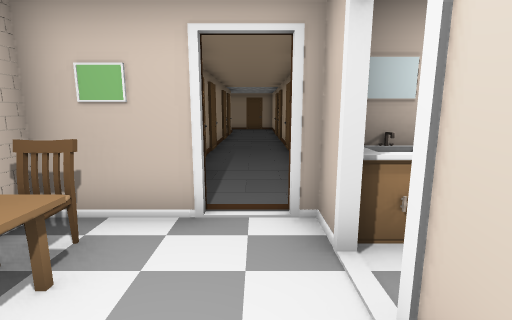
[1] (above)

16 first-person views from a walk through a scene from a Unity 3-D project. The camera is 1.5 m above the floor, tilts 10° down and sees 85° across. Doors are open. The floor is counted in squares, 1 m on a side. Each view is taken from the middle of a square. On the plan, view 1 faces up. The plan holds only what a view shows up to about 14 squares ahead; the rest is blank. The place goes on beyond the plan. The player is left out. Some surface patterns are stand-ins.

[2]
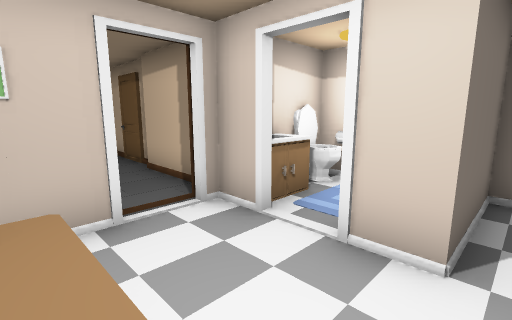

[3]
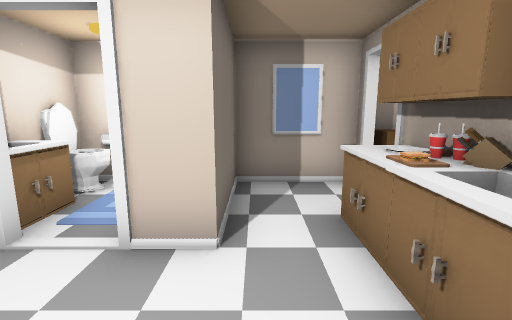

[4]
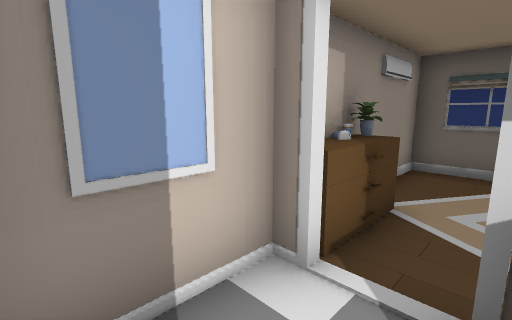

[5]
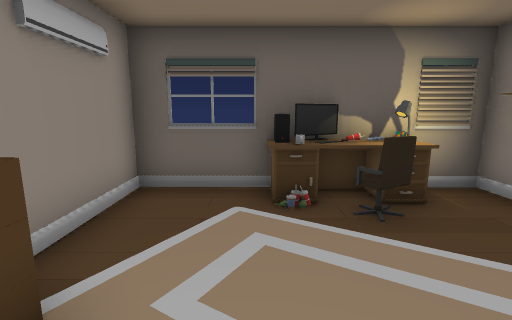

[6]
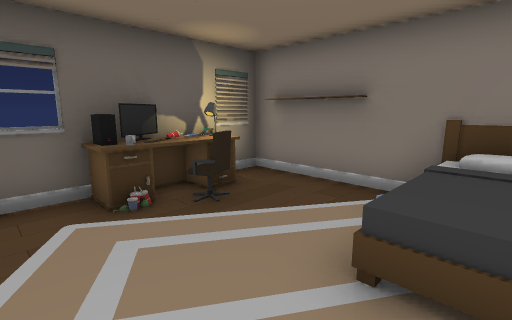

[7]
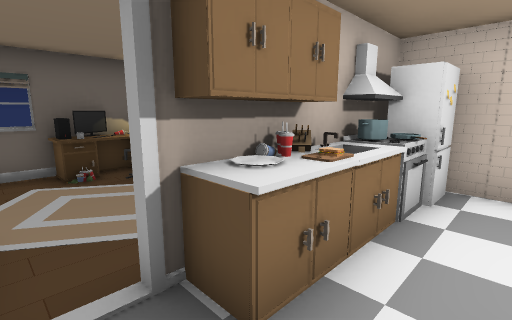

[8]
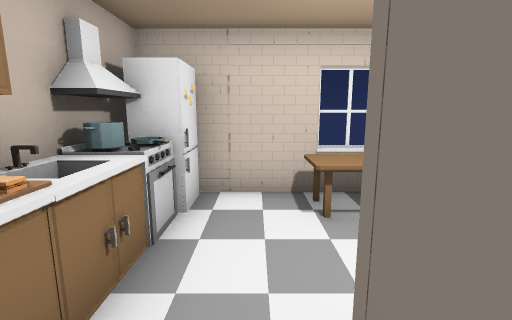

[9]
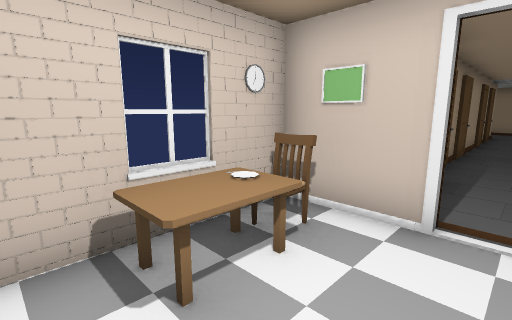

[10]
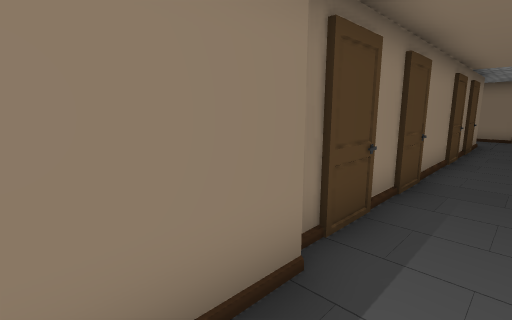

[11]
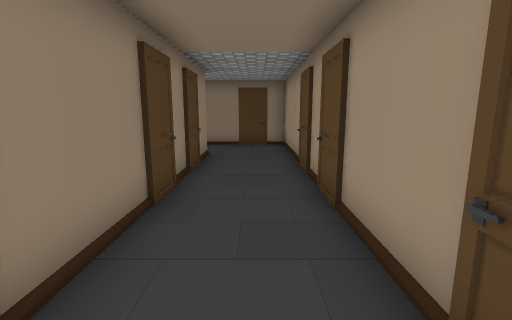

[12]
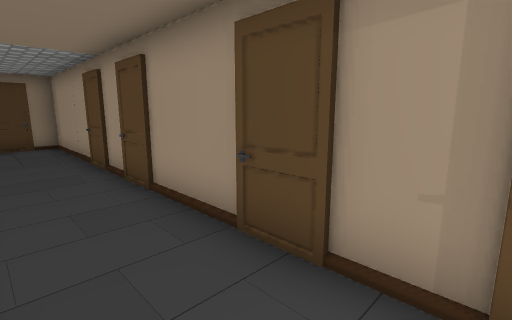

[13]
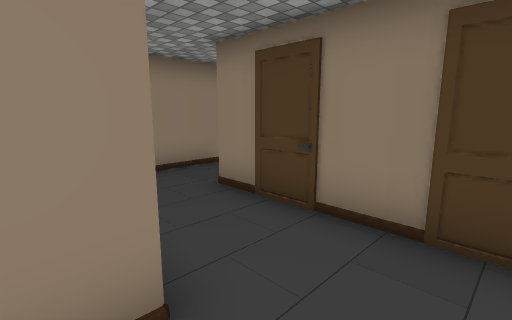

[14]
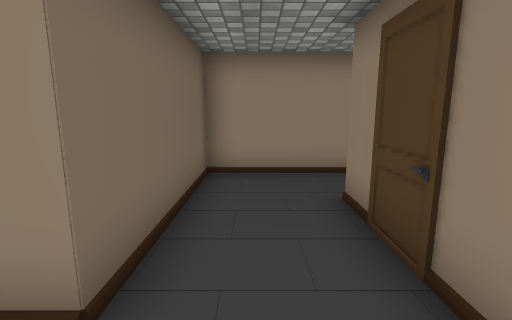

[15]
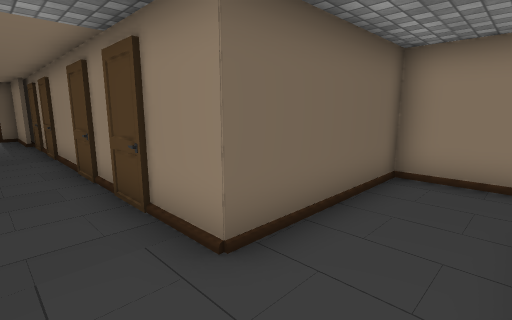

[16]
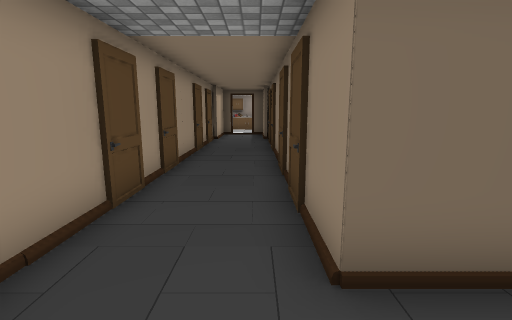

### Floor plan
Points are (right, up) in squares from view 1. A wall is a line through its corners. A room is listed if a view was taken in it or the views show most of it. See-through windows are left out.
Room 1 (views 1, 2, 3, 4, 5, 6, 7, 8, 9)
walls: (3.9, -2.1) (3.9, 0.4) (0.9, 0.4) (0.9, 1.5); (-2.4, -3.3) (-2.4, -8.4) (4.3, -8.4) (4.3, -5.6); (-2.9, -2.1) (-1.4, -2.1); (0.9, 2.6) (0.9, 3.8); (-0.6, 3.8) (-3.1, 3.8) (-3.1, -1.1)
ways out: open door at (0, 4) to room 2; open door at (1, 2)
objects: bed (-2, -4); fridge (-2, -1); other object (-2, 1) to (-2, 2); chair (-2, 3); lamp (-1, -8); other object (-1, -7); other object (-1, -2); oven (-1, -1); chair (0, -7); other object (0, -2); desk (0, -1) to (1, -1); computer (1, -8); other object (1, -2); computer (2, -8); other object (2, -7); other object (2, -2); flower (4, -5); cup (4, -4); other object (4, -3)
Room 2 (views 10, 11, 12, 13, 14, 15, 16)
walls: (1.3, 7.5) (1.3, 22.5) (-4.7, 22.5); (-1.4, 7.1) (-1.4, 4) (-0.8, 4); (-1.7, 7) (-1.7, 5.7); (1.1, 5) (1.1, 7.1); (-6.7, 24.1) (-6.7, 19.8) (-1.7, 19.8) (-1.7, 7.4)
ways out: open door at (0, 4) to room 1

Where each view was taken, in squares from view 1:
view 1: 0 up, 0 right, facing up
view 2: 0 up, 2 left, facing up-right
view 3: 0 up, 2 left, facing right
view 4: 0 up, 2 right, facing down-right
view 5: 3 down, 2 right, facing down
view 6: 3 down, 3 right, facing down-left
view 7: 0 up, 3 right, facing down-left
view 8: 0 up, 2 right, facing left
view 9: 0 up, 0 right, facing up-left
view 10: 5 up, 0 right, facing up-left
view 11: 10 up, 0 right, facing up
view 12: 9 up, 1 left, facing up-right
view 13: 19 up, 0 right, facing up-left
view 14: 21 up, 0 right, facing left
view 15: 22 up, 0 right, facing down-left
view 16: 22 up, 1 left, facing down
